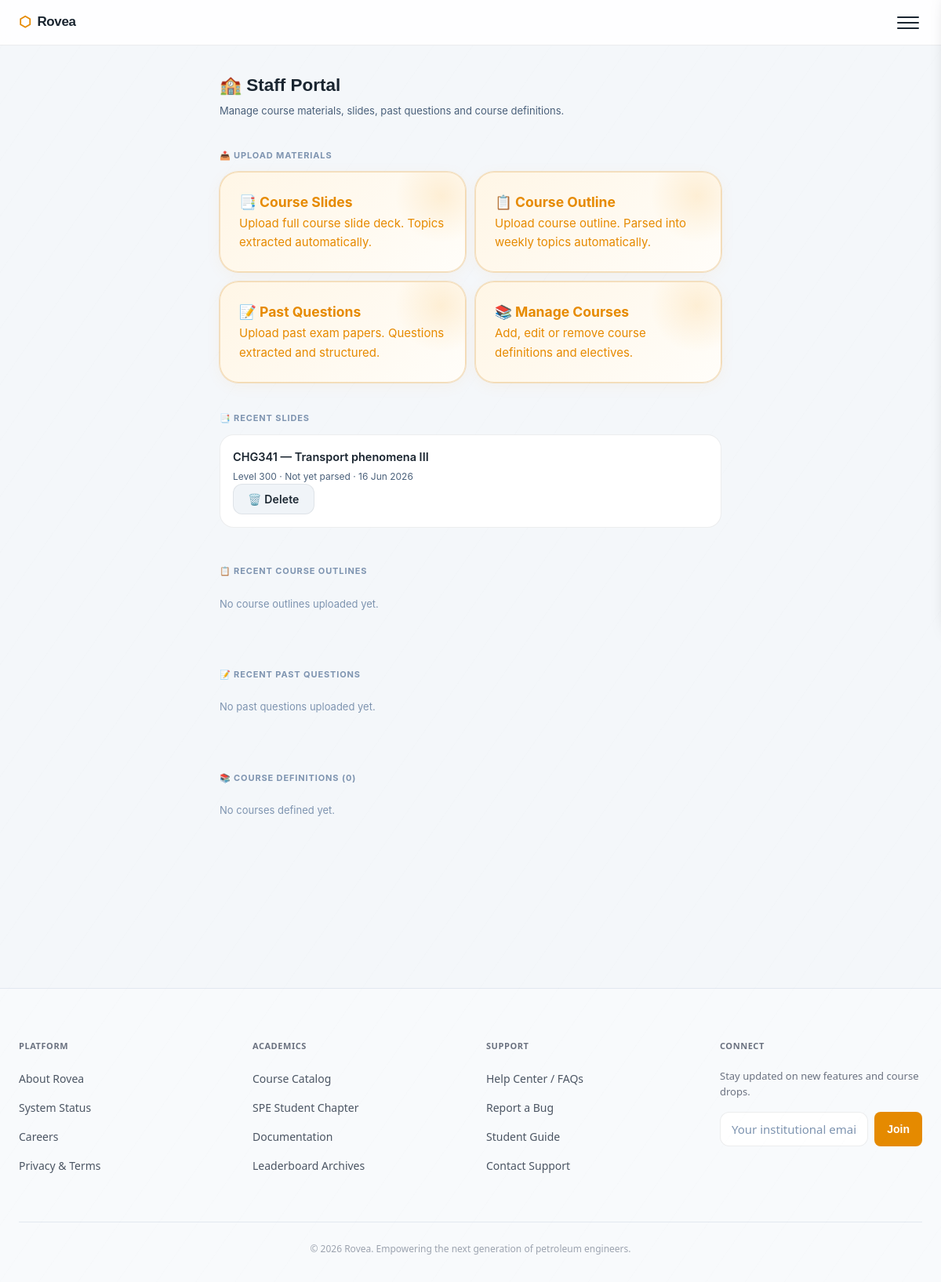
The app's page /staff/ (signed in), older data.
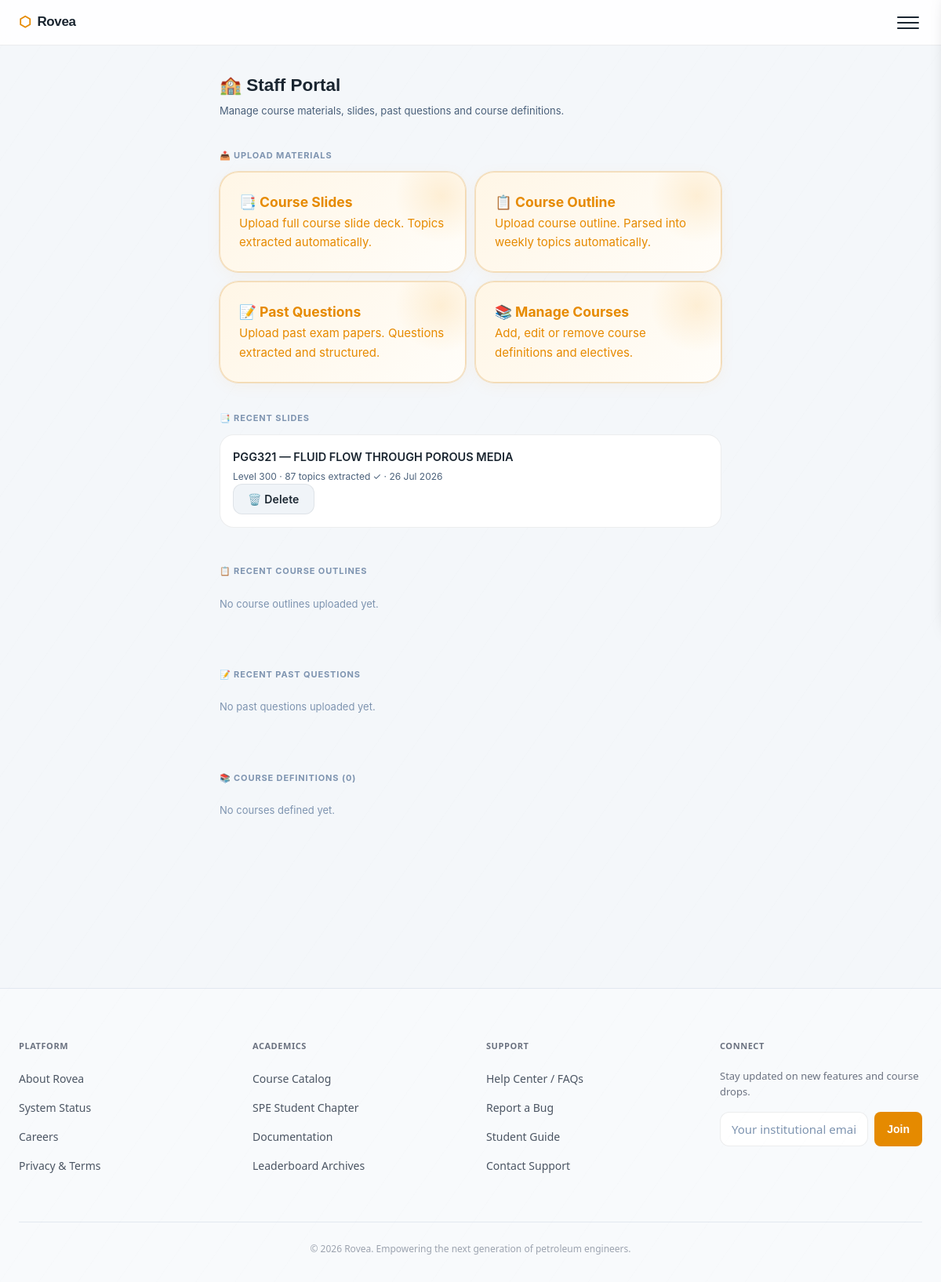
The same page, newer data.
### core/models.py (models this page shows, shortened)
class SlideDocument(models.Model):
    course_code = models.CharField(max_length=10)
    course_title = models.CharField(max_length=100)
    level = models.CharField(max_length=3, choices=LEVEL_CHOICES)
    file = models.FileField(upload_to="slides/", max_length=500)
    extracted_text = models.TextField(blank=True)
    extracted_topics = models.JSONField(default=list)
    uploaded_at = models.DateTimeField(auto_now_add=True)
    parsed = models.BooleanField(default=False)
    class Meta:
        ordering = ["course_code"]
        unique_together = ["course_code", "level"]

### core/views.py (the view)
# urls.py: path("staff/", views.staff_portal_view, name="staff_portal"),
@staff_required
def staff_portal_view(request):
    slides = SlideDocument.objects.all().order_by("-uploaded_at")[:10]
    outlines = CourseOutline.objects.all().order_by("-uploaded_at")[:10]
    past_questions = PastQuestion.objects.all().order_by("-uploaded_at")[:10]
    courses = CourseDefinition.objects.all().order_by("level", "semester", "course_code")
    return render(request, "core/staff/portal.html", {
        "slides": slides,
        "outlines": outlines,
        "past_questions": past_questions,
        "courses": courses,
    })

### core/views.py (called while the page is built)
def staff_required(view_func):
    @wraps(view_func)
    def wrapper(request, *args, **kwargs):
        if not request.user.is_authenticated:
            return redirect("login")
        if not hasattr(request.user, "profile") or not request.user.profile.is_staff_member:
            return redirect("dashboard")
        return view_func(request, *args, **kwargs)
    return wrapper

### templates/core/staff/portal.html (shortened to what this page needs)
{% extends "core/base.html" %}
{% block content %}
<div class="page-container">
  <h2 style="font-family:'Space Grotesk',sans-serif; margin-bottom:4px">🏫 Staff Portal</h2>
  <p style="font-size:13px; color:var(--text-secondary); margin-bottom:24px">
    Manage course materials, slides, past questions and course definitions.
  </p>
  <p class="section-label">📤 Upload Materials</p>
  <div style="display:grid; grid-template-columns:1fr 1fr; gap:12px; margin-bottom:24px">
    <a href="{% url 'staff_upload_slide' %}" class="today-card" style="text-decoration:none; display:block">
      <h3>📑 Course Slides</h3>
      <p>Upload full course slide deck. Topics extracted automatically.</p>
    </a>
    <a href="{% url 'staff_upload_outline' %}" class="today-card" style="text-decoration:none; display:block">
      <h3>📋 Course Outline</h3>
      <p>Upload course outline. Parsed into weekly topics automatically.</p>
    </a>
    <a href="{% url 'staff_upload_past_questions' %}" class="today-card" style="text-decoration:none; display:block">
      <h3>📝 Past Questions</h3>
      <p>Upload past exam papers. Questions extracted and structured.</p>
    </a>
    <a href="{% url 'staff_manage_courses' %}" class="today-card" style="text-decoration:none; display:block">
      <h3>📚 Manage Courses</h3>
      <p>Add, edit or remove course definitions and electives.</p>
    </a>
  </div>
  <p class="section-label">📑 Recent Slides</p>
  <div class="course-list" style="margin-bottom:24px">
    {% for slide in slides %}
    <div class="course-pill" style="cursor:default; display:flex; justify-content:space-between; align-items:center;">
      <div>
              <div>
        <div class="course-name">{{ slide.course_code }} — {{ slide.course_title }}</div>
        <div class="course-code">
          Level {{ slide.level }} ·
          {% if slide.parsed %}{{ slide.extracted_topics|length }} topics extracted ✓
          {% else %}Not yet parsed{% endif %}
          · {{ slide.uploaded_at|date:"d M Y" }}
        </div>
      </div>
      <div style="display:flex; gap:8px; align-items:center;">
        <button type="button" class="btn btn-sm btn-outline-danger" onclick="openDeleteModal('slide', '{{ slide.id }}', '{{ slide.course_code }} slide deck')">
          🗑️ Delete
        </button>
      </div>
    </div>
    {% empty %}
    <p style="color:var(--text-muted); font-size:13px">No slides uploaded yet.</p>
    {% endfor %}
  </div>
  <p class="section-label">📋 Recent Course Outlines</p>
  <div class="course-list" style="margin-bottom:24px">
    {% for outline in outlines %}
    <div class="course-pill" style="cursor:default; display:flex; justify-content:space-between; align-items:center;">
      <div>
        <div class="course-name">{{ outline.course_code }} — {{ outline.course_title }}</div>
        <div class="course-code">
          Level {{ outline.level }} ·
          {% if outline.parsed %}Outline parsed ✓
          {% else %}Not yet parsed{% endif %}
          · {{ outline.uploaded_at|date:"d M Y" }}
        </div>
      </div>
      <button type="button" class="btn btn-sm btn-outline-danger" onclick="openDeleteModal('outline', '{{ outline.id }}', '{{ outline.course_code }} outline')">
        🗑️ Delete
      </button>
    </div>
    {% empty %}
    <p style="color:var(--text-muted); font-size:13px">No course outlines uploaded yet.</p>
    {% endfor %}
  </div>
  <p class="section-label">📝 Recent Past Questions</p>
  <div class="course-list" style="margin-bottom:24px">
    {% for pq in past_questions %}
    <div class="course-pill" style="cursor:default; display:flex; justify-content:space-between; align-items:center;">
      <div>
        <div class="course-name">{{ pq.course_code }} — {{ pq.course_title }}</div>
        <div class="course-code">
          Level {{ pq.level }} ·
          {% if pq.parsed %}{{ pq.parsed_questions|length }} questions extracted ✓
          {% else %}Not yet parsed{% endif %}
          · {{ pq.uploaded_at|date:"d M Y" }}
        </div>
      </div>
      <button type="button" class="btn btn-sm btn-outline-danger" onclick="openDeleteModal('past_question', '{{ pq.id }}', '{{ pq.course_code }} past question')">
        🗑️ Delete
      </button>
    </div>
    {% empty %}
    <p style="color:var(--text-muted); font-size:13px">No past questions uploaded yet.</p>
    {% endfor %}
  </div>
  <p class="section-label">📚 Course Definitions ({{ courses.count }})</p>
  <div class="course-list">
    {% for course in courses %}
    <div class="course-pill" style="cursor:default; display:flex; justify-content:space-between; align-items:center;">
      <div>
        <div class="course-name">{{ course.course_code }} — {{ course.course_title }}
          {% if course.is_elective %}
          <span class="badge badge-amber" style="margin-left:8px">Elective</span>
          {% else %}
          <span class="badge badge-green" style="margin-left:8px">Compulsory</span>
          {% endif %}
        </div>
        <div class="course-code">Level {{ course.level }} · Semester {{ course.semester }} · {{ course.units }} units</div>
      </div>
      <button type="button" class="btn btn-sm btn-outline-danger" onclick="openDeleteModal('course_definition', '{{ course.id }}', '{{ course.course_code }} definition')">
        🗑️ Delete
      </button>
    </div>
    {% empty %}
    <p style="color:var(--text-muted); font-size:13px">No courses defined yet.</p>
    {% endfor %}
  </div>
</div>
{% endblock %}

### templates/core/base.html (shortened to what this page needs)
{% load static %}
<!DOCTYPE html>
<html lang="en">
<head>
  <link rel="stylesheet" href="{% static 'core/css/main.css' %}">
  <link rel="stylesheet" href="https://cdn.jsdelivr.net/npm/katex@0.16.8/dist/katex.min.css">
</head>
<body>
{% if user.is_authenticated %}
<nav class="navbar">
  <a href="{% url 'dashboard' %}" class="nav-logo"> Rovea</a>
  <button class="hamburger" id="hamburger" aria-label="Menu">
    <span></span>
    <span></span>
    <span></span>
  </button>
</nav>
{% endif %}
<main class="main-content">
  {% block content %}{% endblock %}
</main>
<footer class="Rovea-footer">
    <div class="footer-max-width">
      <div class="footer-grid">
        <div class="footer-column">
          <h4 class="footer-header">Platform</h4>
          <ul class="footer-links">
            <li><a href="#">About Rovea</a></li>
            <li><a href="#">System Status</a></li>
            <li><a href="#">Careers</a></li>
            <li><a href="#">Privacy & Terms</a></li>
          </ul>
        </div>
        <div class="footer-column">
          <h4 class="footer-header">Academics</h4>
          <ul class="footer-links">
            <li><a href="#">Course Catalog</a></li>
            <li><a href="#">SPE Student Chapter</a></li>
            <li><a href="#">Documentation</a></li>
            <li><a href="#">Leaderboard Archives</a></li>
          </ul>
        </div>
        <div class="footer-column">
          <h4 class="footer-header">Support</h4>
          <ul class="footer-links">
            <li><a href="#">Help Center / FAQs</a></li>
            <li><a href="#">Report a Bug</a></li>
            <li><a href="#">Student Guide</a></li>
            <li><a href="#">Contact Support</a></li>
          </ul>
        </div>
        <div class="footer-column">
          <h4 class="footer-header">Connect</h4>
          <p class="footer-text">Stay updated on new features and course drops.</p>
          <form class="newsletter-form" onsubmit="event.preventDefault();">
            <input type="email" placeholder="Your institutional email" class="newsletter-input" required>
            <button type="submit" class="newsletter-btn">Join</button>
          </form>
        </div>
      </div>
      <div class="footer-bottom">
        <p>© 2026 Rovea. Empowering the next generation of petroleum engineers.</p>
      </div>
    </div>
  </footer>
</body>
</html>

### templates/core/base.html (style rules this page uses)
.Rovea-footer { background-color: #f8fafc; border-top: 1px solid #e2e8f0; padding: 64px 24px 32px 24px; font-family: system-ui, -apple-system, BlinkMacSystemFont, 'Segoe UI', Roboto, sans-serif; margin-top: 80px; }
.footer-max-width { max-width: 1200px; margin: 0 auto; }
.footer-grid { display: grid; grid-template-columns: repeat(auto-fit, minmax(220px, 1fr)); gap: 40px; margin-bottom: 48px; }
.footer-header { color: #6b7280; font-size: 11px; font-weight: 700; text-transform: uppercase; letter-spacing: 0.05em; margin-bottom: 20px; }
.footer-links { list-style: none; padding: 0; margin: 0; }
.footer-links li { margin-bottom: 12px; }
.footer-links a { color: #4b5563; text-decoration: none; font-size: 14px; transition: color 0.2s ease; }
.footer-text { color: #6b7280; font-size: 13px; line-height: 1.5; margin-bottom: 16px; }
.newsletter-form { display: flex; gap: 8px; }
.newsletter-input { flex: 1; padding: 10px 14px; font-size: 14px; background-color: #ffffff; border: 1px solid #e2e8f0; border-radius: 8px; outline: none; color: #1f2937; transition: border-color 0.2s ease; }
.newsletter-btn { background-color: #e58a00; color: #ffffff; border: none; padding: 10px 16px; font-size: 14px; font-weight: 600; border-radius: 8px; cursor: pointer; transition: background-color 0.2s ease; }
.footer-bottom { border-top: 1px solid #e2e8f0; padding-top: 24px; text-align: center; }
.footer-bottom p { color: #9ca3af; font-size: 12px; margin: 0; }

Row changes from the older to the newer data that the page shows:
removed SlideDocument: course_code "CHG341", course_title "Transport phenomena III", level "300", parsed "Not yet parsed", uploaded_at "16 Jun 2026"
added SlideDocument: course_code "PGG321", course_title "FLUID FLOW THROUGH POROUS MEDIA", level "300", extracted_topics|length "87", uploaded_at "26 Jul 2026"
